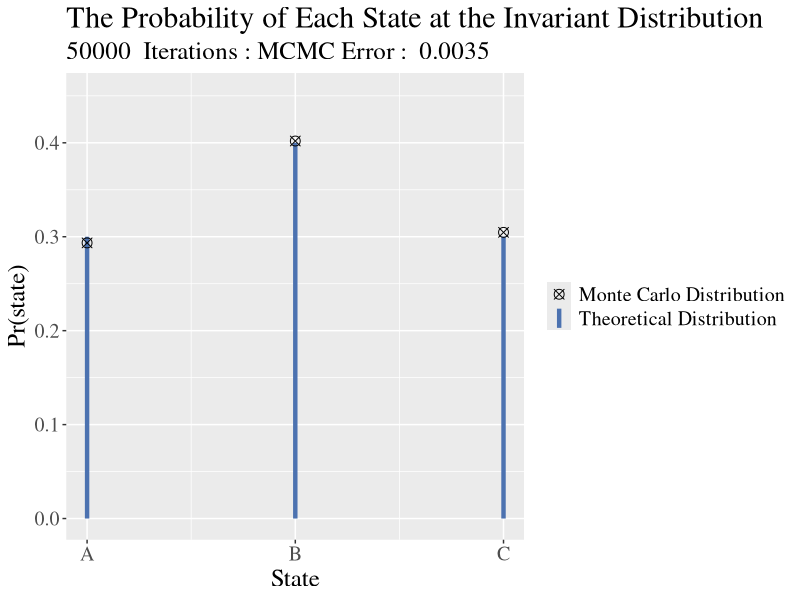
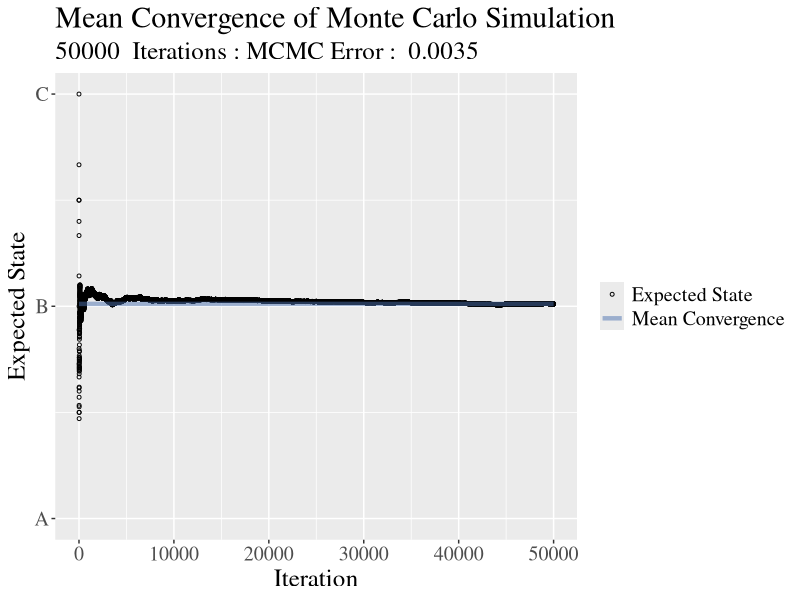
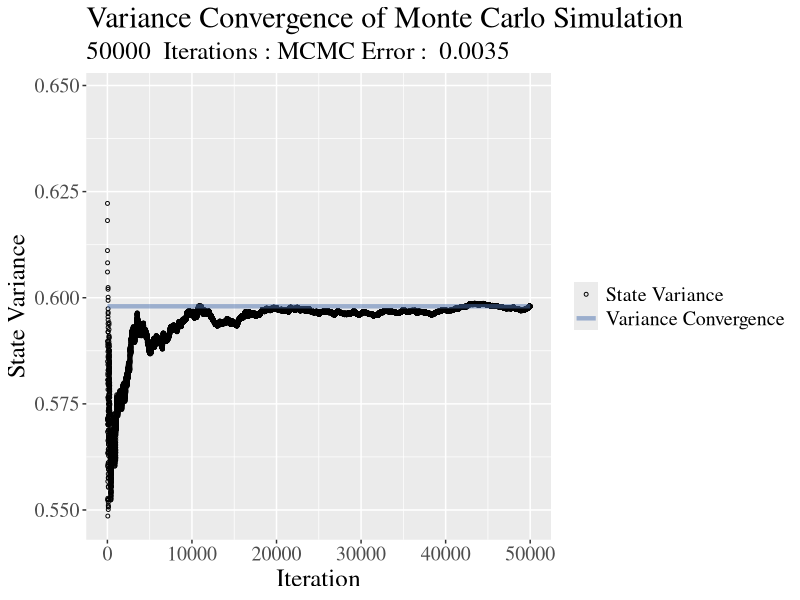

Generate these figures, in order, with R:
# Title     : Markov Monte Carlo GGPLOT
# Objective : Use GGPLOT to visualise my markov chains
# Created by: Luke
# Created on: 14/03/2021

library("Matrix")
library("ggplot2")
# Additional package for visualising the markov chain - not required
# library("markovchain")

get_alpha <- function(proposed, current, pi, Q) {
              #' get_alpha
              #' @description Calculates the acceptance probability using the Metropolis-Hastings ratio
              #' @param proposed The propsed value within the Markov Chain
              #' @param current The current value within the Markov Chain
              #' @param pi The invariant (target) distribution
              #' @param Q The transition matrix
              #' @return The acceptance probability
  top <- pi[proposed] * Q[proposed, current]
  bottom <- pi[current] * Q[current, proposed]
  return(min(1, top / bottom))
}

get_invariant <- function(p) {
              #' @title Get Invariant
              #' @description Calculates the invariant distribution for the provided transition matrix
              #' @param p The transition matrix for your Markov Chain
              #' @return The invariant distribution for P
  n <- nrow(p)
  # I create a local p so as not to change the global p variable
  local_p <- p
  I <- diag(n)
  local_p <- t(local_p) - I
  local_p <- rbind(local_p, c(1, 1, 1))
  b <- c(0, 0, 0, 1)
  # For further explaination, check the appendix of my dissertation
  pi <- drop(solve(t(local_p) %*% local_p, t(local_p) %*% b))

  return(pi)
}

# Transition probabilities, using Matrix package
probs <- c(1 / 3, 1 / 3, 1 / 3, 0.5, 0, 0.5, 0, 1, 0)
P <- matrix(probs, ncol = 3, nrow = 3, byrow = TRUE)

# If you want to plot the Markov Chain, uncomment the following code
# mc <- new("markovchain",
#           states = c("A", "B", "C"),
#           transitionMatrix = P,
#           name = "Weather")
# plot(mc)

PI <- get_invariant(P)

# Create state vector
s <- rep(0, 3)
X <- sample(3, size = 1) # Random init of starting node (1:A, 2:B, 3:C)
epochs <- 50000
# K is my chain
K <- rep(0, epochs)
K[1] <- X # Set initial state to equal X at time 0


for (i in 2:epochs) {
  # This samples my transition matrix with the corresponding probabilites
  k <- sample(ncol(P), size = 1, prob = P[X,])
  alpha <- get_alpha(k, X, PI, P)
  U <- runif(1)
  if (U <= alpha) {
    X <- k
  }
  K[i] <- X
}

# Get frequency of each state
for (j in 1:3) {
  s[j] <- length(which(K == j)) / epochs
}

# GGPLOT requires data in datafram
line_data <- data.frame(state = 1:3, freq = s)

# Calculating Expected Value - I originally used a moving average but decided it was not necessary
Mean <- seq(0, epochs)
for (i in 1:epochs) { Mean[i] <- mean(K[1:i]) }
m <- mean(K) # expected value of k
TMean <- rep(m, epochs)

# Calculating Variance
Var <- seq(0, epochs)
for (i in 1:epochs) { Var[i] <- var(K[1:i]) }
v <- var(K) # variance of k
TVar <- rep(v, epochs)

mean_var <- data.frame(xs = seq_along(Mean), m = Mean, v = Var)
mean_var_lines <- data.frame(tmean = TMean, tvar = TVar)

MCMC_standard_error <- sd(K) / sqrt(epochs)
chart_title <- paste(epochs, " Iterations : MCMC Error : ", round(MCMC_standard_error, 4))
plot_marker <- 13

ggplot(line_data, aes(x = state)) +
  geom_linerange(aes(color = "Theoretical Distribution"), x = 1:3, ymin = c(0, 0, 0), ymax = PI, size = 1.5) +
  geom_point(aes(y = freq, color = "Monte Carlo Distribution"), shape = plot_marker, size = 3) +
  labs(title = "The Probability of Each State at the Invariant Distribution", y = "Pr(state)", x = "State", subtitle = chart_title) +
  scale_x_continuous(breaks = c(1.0, 2.0, 3.0), labels = c("A", "B", "C")) +
  scale_colour_manual(name = NULL, values = c("black", "#4c72b0")) +
  guides(color = guide_legend(override.aes = list(shape = c(plot_marker, NA), size = c(3, 1.5), linetype = c(0, 1)))) +
  ylim(0, max(s) + 0.05) +
  theme(text = element_text(size = 18, family = "serif"))

# Used this to write data to a csv
# I used this to calculate the confidence intervals
# write.csv(data.frame(data = K), "C:\\Users\\Luke\\Sussex Code\\Sussex R\\Final Code\\Poisson\\results.csv")

ggplot(data = mean_var, aes(xs)) +
  geom_point(aes(y = Mean, color = "Expected State"), shape = 1, size = 1) +
  geom_line(data = mean_var_lines, aes(x = seq_along(TMean), y = TMean, color = "Mean Convergence"), size = 1.5, alpha = 0.5) +
  labs(title = "Mean Convergence of Monte Carlo Simulation", subtitle = chart_title, x = "Iteration", y = "Expected State") +
  # ylim(1, 3) +
  scale_y_continuous(breaks = c(1, 2, 3), limits = c(1, 3), labels = c("A", "B", "C")) +
  scale_colour_manual(name = NULL, values = c('black', '#4c72b0')) +
  guides(color = guide_legend(override.aes = list(shape = c(1, NA), linetype = c(0, 1)))) +
  theme(text = element_text(size = 18, family = "serif"))

ggplot(data = mean_var, aes(xs)) +
  geom_point(aes(y = Var, color = "State Variance"), shape = 1, size = 1) +
  geom_line(data = mean_var_lines, aes(x = seq_along(TVar), y = TVar, color = "Variance Convergence"), size = 1.5, , alpha = 0.5) +
  labs(title = "Variance Convergence of Monte Carlo Simulation", subtitle = chart_title, x = "Iteration", y = "State Variance") +
  scale_colour_manual(name = NULL, values = c('black', '#4c72b0')) +
  ylim(min(TVar) - 0.05, max(TVar) + 0.05) +
  guides(color = guide_legend(override.aes = list(shape = c(1, NA), linetype = c(0, 1)))) +
  theme(text = element_text(size = 18, family = "serif"))


###############
# File Output #
###############

# FILENAME <- paste("MCMC_", epochs, ".png")
# PATH <- "C:/Users/Luke/Sussex Code/Sussex R/Poisson Tests/Plot Images/PNGs/"
# ggsave(
#   FILENAME,
#   plot = state_plot,
#   device = "png",
#   path = PATH,
#   scale = 1,
#   width = NA,
#   height = NA,
#   units = c("in", "cm", "mm"),
#   dpi = 600
# )
# FILENAME <- paste("MCMC_mean_convergence.png")
# ggsave(
#   FILENAME,
#   plot = mean_plot,
#   device = "png",
#   path = PATH,
#   scale = 1,
#   width = NA,
#   height = NA,
#   units = c("in", "cm", "mm"),
#   dpi = 600
# )
# FILENAME <- paste("MCMC_var_convergence.png")
# ggsave(
#   FILENAME,
#   plot = var_plot,
#   device = "png",
#   path = PATH,
#   scale = 1,
#   width = NA,
#   height = NA,
#   units = c("in", "cm", "mm"),
#   dpi = 600
# )
